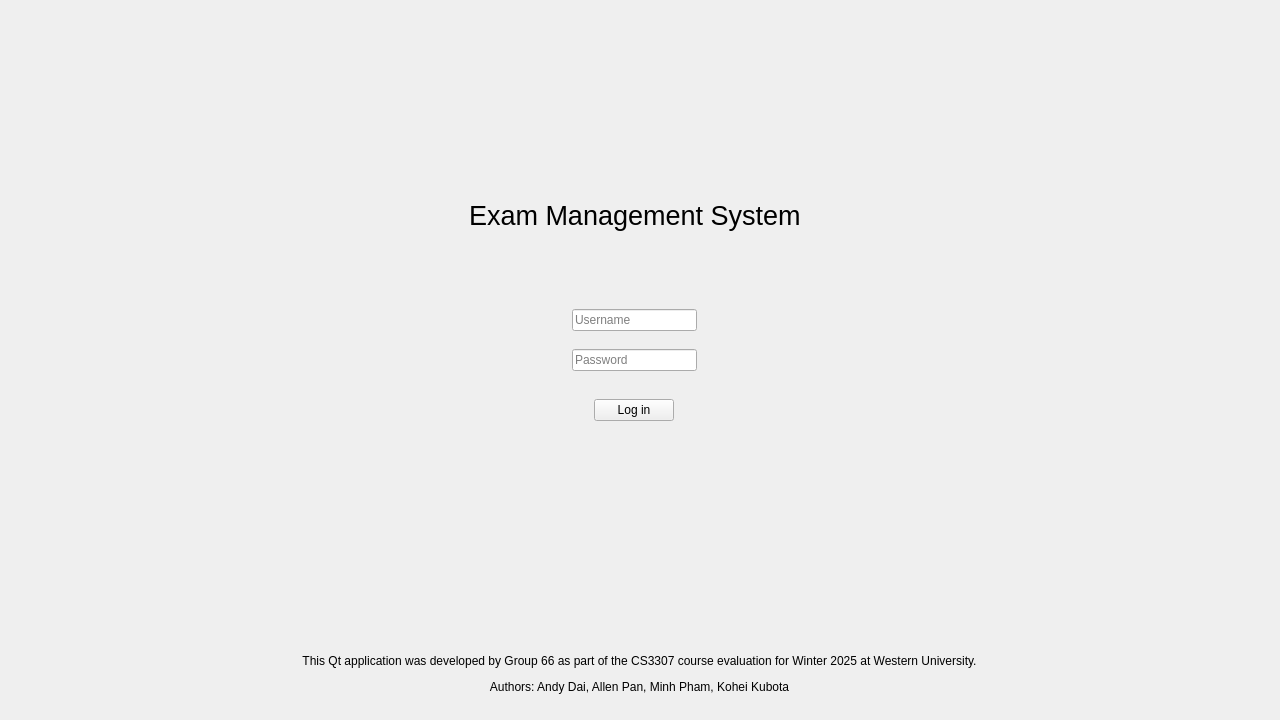
<?xml version="1.0" encoding="UTF-8"?>
<ui version="4.0">
 <class>MainWindow</class>
 <widget class="QMainWindow" name="MainWindow">
  <property name="geometry">
   <rect>
    <x>0</x>
    <y>0</y>
    <width>1280</width>
    <height>720</height>
   </rect>
  </property>
  <property name="windowTitle">
   <string>Login</string>
  </property>
  <widget class="QWidget" name="centralwidget">
   <layout class="QVBoxLayout" name="verticalLayout">
    <item>
     <widget class="QStackedWidget" name="stackedWidget">
      <property name="currentIndex">
       <number>0</number>
      </property>
      <widget class="QWidget" name="page_1">
       <widget class="QLabel" name="logoLabel">
        <property name="geometry">
         <rect>
          <x>380</x>
          <y>40</y>
          <width>485</width>
          <height>116</height>
         </rect>
        </property>
        <property name="sizePolicy">
         <sizepolicy hsizetype="Fixed" vsizetype="Fixed">
          <horstretch>0</horstretch>
          <verstretch>0</verstretch>
         </sizepolicy>
        </property>
        <property name="minimumSize">
         <size>
          <width>485</width>
          <height>0</height>
         </size>
        </property>
        <property name="pixmap">
         <pixmap resource="../resources.qrc">:/media/img/UWO_Horizontal_Full.png</pixmap>
        </property>
       </widget>
       <widget class="QLabel" name="label">
        <property name="geometry">
         <rect>
          <x>460</x>
          <y>190</y>
          <width>390</width>
          <height>32</height>
         </rect>
        </property>
        <property name="sizePolicy">
         <sizepolicy hsizetype="Fixed" vsizetype="Fixed">
          <horstretch>0</horstretch>
          <verstretch>0</verstretch>
         </sizepolicy>
        </property>
        <property name="font">
         <font>
          <pointsize>20</pointsize>
         </font>
        </property>
        <property name="text">
         <string>Exam Management System</string>
        </property>
       </widget>
       <widget class="QLineEdit" name="usernameLineEdit">
        <property name="geometry">
         <rect>
          <x>563</x>
          <y>300</y>
          <width>125</width>
          <height>22</height>
         </rect>
        </property>
        <property name="sizePolicy">
         <sizepolicy hsizetype="Fixed" vsizetype="Fixed">
          <horstretch>0</horstretch>
          <verstretch>0</verstretch>
         </sizepolicy>
        </property>
        <property name="placeholderText">
         <string>Username</string>
        </property>
       </widget>
       <widget class="QLineEdit" name="passwordLineEdit">
        <property name="geometry">
         <rect>
          <x>563</x>
          <y>340</y>
          <width>125</width>
          <height>22</height>
         </rect>
        </property>
        <property name="sizePolicy">
         <sizepolicy hsizetype="Fixed" vsizetype="Fixed">
          <horstretch>0</horstretch>
          <verstretch>0</verstretch>
         </sizepolicy>
        </property>
        <property name="echoMode">
         <enum>QLineEdit::EchoMode::Normal</enum>
        </property>
        <property name="placeholderText">
         <string>Password</string>
        </property>
       </widget>
       <widget class="QPushButton" name="loginButton">
        <property name="enabled">
         <bool>true</bool>
        </property>
        <property name="geometry">
         <rect>
          <x>585</x>
          <y>390</y>
          <width>80</width>
          <height>22</height>
         </rect>
        </property>
        <property name="sizePolicy">
         <sizepolicy hsizetype="Fixed" vsizetype="Fixed">
          <horstretch>0</horstretch>
          <verstretch>0</verstretch>
         </sizepolicy>
        </property>
        <property name="text">
         <string>Log in</string>
        </property>
       </widget>
       <widget class="QLabel" name="label_3">
        <property name="geometry">
         <rect>
          <x>-10</x>
          <y>640</y>
          <width>1281</width>
          <height>51</height>
         </rect>
        </property>
        <property name="sizePolicy">
         <sizepolicy hsizetype="Fixed" vsizetype="Fixed">
          <horstretch>0</horstretch>
          <verstretch>0</verstretch>
         </sizepolicy>
        </property>
        <property name="font">
         <font>
          <pointsize>9</pointsize>
         </font>
        </property>
        <property name="text">
         <string>&lt;html&gt;&lt;head/&gt;&lt;body&gt;&lt;p align=&quot;center&quot;&gt;This Qt application was developed by Group 66 as part of the CS3307 course evaluation for Winter 2025 at Western University.&lt;/p&gt;&lt;p align=&quot;center&quot;&gt;Authors: Andy Dai, Allen Pan, Minh Pham, Kohei Kubota&lt;/p&gt;&lt;/body&gt;&lt;/html&gt;</string>
        </property>
       </widget>
      </widget>
      <widget class="QWidget" name="page_2">
       <widget class="QWidget" name="horizontalLayoutWidget">
        <property name="geometry">
         <rect>
          <x>0</x>
          <y>629</y>
          <width>1261</width>
          <height>71</height>
         </rect>
        </property>
        <layout class="QHBoxLayout" name="horizontalLayout">
         <item>
          <widget class="QPushButton" name="openCheckInDialog">
           <property name="sizePolicy">
            <sizepolicy hsizetype="Minimum" vsizetype="Minimum">
             <horstretch>0</horstretch>
             <verstretch>0</verstretch>
            </sizepolicy>
           </property>
           <property name="text">
            <string>Open Check In</string>
           </property>
          </widget>
         </item>
         <item>
          <spacer name="horizontalSpacer">
           <property name="orientation">
            <enum>Qt::Orientation::Vertical</enum>
           </property>
           <property name="sizeType">
            <enum>QSizePolicy::Policy::Fixed</enum>
           </property>
           <property name="sizeHint" stdset="0">
            <size>
             <width>5</width>
             <height>0</height>
            </size>
           </property>
          </spacer>
         </item>
         <item>
          <widget class="QPushButton" name="openBreakDialog">
           <property name="sizePolicy">
            <sizepolicy hsizetype="Minimum" vsizetype="Minimum">
             <horstretch>0</horstretch>
             <verstretch>0</verstretch>
            </sizepolicy>
           </property>
           <property name="text">
            <string>Take Break</string>
           </property>
          </widget>
         </item>
         <item>
          <spacer name="horizontalSpacer_2">
           <property name="orientation">
            <enum>Qt::Orientation::Vertical</enum>
           </property>
           <property name="sizeType">
            <enum>QSizePolicy::Policy::Fixed</enum>
           </property>
           <property name="sizeHint" stdset="0">
            <size>
             <width>5</width>
             <height>0</height>
            </size>
           </property>
          </spacer>
         </item>
         <item>
          <widget class="QPushButton" name="openMapDialog">
           <property name="sizePolicy">
            <sizepolicy hsizetype="Minimum" vsizetype="Minimum">
             <horstretch>0</horstretch>
             <verstretch>0</verstretch>
            </sizepolicy>
           </property>
           <property name="text">
            <string>Seating Map</string>
           </property>
          </widget>
         </item>
         <item>
          <spacer name="horizontalSpacer_3">
           <property name="orientation">
            <enum>Qt::Orientation::Vertical</enum>
           </property>
           <property name="sizeType">
            <enum>QSizePolicy::Policy::Fixed</enum>
           </property>
           <property name="sizeHint" stdset="0">
            <size>
             <width>5</width>
             <height>0</height>
            </size>
           </property>
          </spacer>
         </item>
         <item>
          <widget class="QPushButton" name="openIncidentDialog">
           <property name="sizePolicy">
            <sizepolicy hsizetype="Minimum" vsizetype="Minimum">
             <horstretch>0</horstretch>
             <verstretch>0</verstretch>
            </sizepolicy>
           </property>
           <property name="text">
            <string>Report Incident</string>
           </property>
          </widget>
         </item>
         <item>
          <spacer name="horizontalSpacer_7">
           <property name="orientation">
            <enum>Qt::Orientation::Vertical</enum>
           </property>
           <property name="sizeType">
            <enum>QSizePolicy::Policy::Fixed</enum>
           </property>
           <property name="sizeHint" stdset="0">
            <size>
             <width>5</width>
             <height>0</height>
            </size>
           </property>
          </spacer>
         </item>
         <item>
          <widget class="QPushButton" name="openSubmissionDialog">
           <property name="sizePolicy">
            <sizepolicy hsizetype="Minimum" vsizetype="Minimum">
             <horstretch>0</horstretch>
             <verstretch>0</verstretch>
            </sizepolicy>
           </property>
           <property name="text">
            <string>Student Submission</string>
           </property>
          </widget>
         </item>
         <item>
          <spacer name="horizontalSpacer_8">
           <property name="orientation">
            <enum>Qt::Orientation::Vertical</enum>
           </property>
           <property name="sizeType">
            <enum>QSizePolicy::Policy::Fixed</enum>
           </property>
           <property name="sizeHint" stdset="0">
            <size>
             <width>5</width>
             <height>0</height>
            </size>
           </property>
          </spacer>
         </item>
         <item>
          <widget class="QPushButton" name="generateReport">
           <property name="sizePolicy">
            <sizepolicy hsizetype="Minimum" vsizetype="Minimum">
             <horstretch>0</horstretch>
             <verstretch>0</verstretch>
            </sizepolicy>
           </property>
           <property name="text">
            <string>Generate Report</string>
           </property>
          </widget>
         </item>
         <item>
          <spacer name="horizontalSpacer_9">
           <property name="orientation">
            <enum>Qt::Orientation::Vertical</enum>
           </property>
           <property name="sizeType">
            <enum>QSizePolicy::Policy::Fixed</enum>
           </property>
           <property name="sizeHint" stdset="0">
            <size>
             <width>5</width>
             <height>0</height>
            </size>
           </property>
          </spacer>
         </item>
        </layout>
       </widget>
       <widget class="QLabel" name="label_2">
        <property name="geometry">
         <rect>
          <x>-10</x>
          <y>70</y>
          <width>1281</width>
          <height>32</height>
         </rect>
        </property>
        <property name="sizePolicy">
         <sizepolicy hsizetype="Fixed" vsizetype="Fixed">
          <horstretch>0</horstretch>
          <verstretch>0</verstretch>
         </sizepolicy>
        </property>
        <property name="font">
         <font>
          <pointsize>20</pointsize>
         </font>
        </property>
        <property name="text">
         <string>&lt;html&gt;&lt;head/&gt;&lt;body&gt;&lt;p align=&quot;center&quot;&gt;Exam Management System (Group 66)&lt;/p&gt;&lt;/body&gt;&lt;/html&gt;</string>
        </property>
       </widget>
       <widget class="QWidget" name="formLayoutWidget">
        <property name="geometry">
         <rect>
          <x>130</x>
          <y>180</y>
          <width>971</width>
          <height>301</height>
         </rect>
        </property>
        <layout class="QFormLayout" name="formLayout">
         <property name="fieldGrowthPolicy">
          <enum>QFormLayout::FieldGrowthPolicy::FieldsStayAtSizeHint</enum>
         </property>
         <property name="labelAlignment">
          <set>Qt::AlignmentFlag::AlignLeading</set>
         </property>
         <property name="formAlignment">
          <set>Qt::AlignmentFlag::AlignLeading|Qt::AlignmentFlag::AlignLeft|Qt::AlignmentFlag::AlignTop</set>
         </property>
         <item row="0" column="0">
          <widget class="QLabel" name="TNum">
           <property name="font">
            <font>
             <pointsize>14</pointsize>
            </font>
           </property>
           <property name="text">
            <string>Term Number:</string>
           </property>
          </widget>
         </item>
         <item row="1" column="0">
          <widget class="QLabel" name="TName">
           <property name="font">
            <font>
             <pointsize>14</pointsize>
            </font>
           </property>
           <property name="text">
            <string>Term Name:</string>
           </property>
          </widget>
         </item>
         <item row="2" column="0">
          <widget class="QLabel" name="CNum">
           <property name="font">
            <font>
             <pointsize>14</pointsize>
            </font>
           </property>
           <property name="text">
            <string>Course Number:</string>
           </property>
          </widget>
         </item>
         <item row="3" column="0">
          <widget class="QLabel" name="ERoom">
           <property name="font">
            <font>
             <pointsize>14</pointsize>
            </font>
           </property>
           <property name="text">
            <string>Exam Room:</string>
           </property>
          </widget>
         </item>
         <item row="4" column="0">
          <widget class="QLabel" name="NumSeats">
           <property name="font">
            <font>
             <pointsize>14</pointsize>
            </font>
           </property>
           <property name="text">
            <string>Number of Seats:</string>
           </property>
          </widget>
         </item>
         <item row="5" column="0">
          <widget class="QLabel" name="NumEVersions">
           <property name="font">
            <font>
             <pointsize>14</pointsize>
            </font>
           </property>
           <property name="text">
            <string>Number of Exam Versions: </string>
           </property>
          </widget>
         </item>
         <item row="6" column="0">
          <widget class="QLabel" name="EVersions">
           <property name="font">
            <font>
             <pointsize>14</pointsize>
            </font>
           </property>
           <property name="text">
            <string>Exam Verions:</string>
           </property>
          </widget>
         </item>
         <item row="7" column="0">
          <widget class="QLabel" name="Stime">
           <property name="font">
            <font>
             <pointsize>14</pointsize>
            </font>
           </property>
           <property name="text">
            <string>Start Time</string>
           </property>
          </widget>
         </item>
         <item row="8" column="0">
          <widget class="QLabel" name="ETime">
           <property name="font">
            <font>
             <pointsize>14</pointsize>
            </font>
           </property>
           <property name="text">
            <string>End Time</string>
           </property>
          </widget>
         </item>
         <item row="1" column="1">
          <widget class="QLabel" name="termNameValueLabel">
           <property name="font">
            <font>
             <pointsize>14</pointsize>
            </font>
           </property>
           <property name="text">
            <string/>
           </property>
          </widget>
         </item>
         <item row="0" column="1">
          <widget class="QLabel" name="termNumberValueLabel">
           <property name="font">
            <font>
             <pointsize>14</pointsize>
            </font>
           </property>
           <property name="text">
            <string/>
           </property>
          </widget>
         </item>
         <item row="2" column="1">
          <widget class="QLabel" name="courseNumberValueLabel">
           <property name="font">
            <font>
             <pointsize>14</pointsize>
            </font>
           </property>
           <property name="text">
            <string/>
           </property>
          </widget>
         </item>
         <item row="3" column="1">
          <widget class="QLabel" name="examRoomValueLabel">
           <property name="font">
            <font>
             <pointsize>14</pointsize>
            </font>
           </property>
           <property name="text">
            <string/>
           </property>
          </widget>
         </item>
         <item row="4" column="1">
          <widget class="QLabel" name="numSeatsValueLabel">
           <property name="font">
            <font>
             <pointsize>14</pointsize>
            </font>
           </property>
           <property name="text">
            <string/>
           </property>
          </widget>
         </item>
         <item row="5" column="1">
          <widget class="QLabel" name="numVersionsValueLabel">
           <property name="font">
            <font>
             <pointsize>14</pointsize>
            </font>
           </property>
           <property name="text">
            <string/>
           </property>
          </widget>
         </item>
         <item row="6" column="1">
          <widget class="QLabel" name="examVersionsValueLabel">
           <property name="font">
            <font>
             <pointsize>14</pointsize>
            </font>
           </property>
           <property name="text">
            <string/>
           </property>
          </widget>
         </item>
         <item row="7" column="1">
          <widget class="QLabel" name="startTimeValueLabel">
           <property name="font">
            <font>
             <pointsize>14</pointsize>
            </font>
           </property>
           <property name="text">
            <string/>
           </property>
          </widget>
         </item>
         <item row="8" column="1">
          <widget class="QLabel" name="endTimeValueLabel">
           <property name="font">
            <font>
             <pointsize>14</pointsize>
            </font>
           </property>
           <property name="text">
            <string/>
           </property>
          </widget>
         </item>
        </layout>
       </widget>
       <widget class="QPushButton" name="logOutButton">
        <property name="geometry">
         <rect>
          <x>1070</x>
          <y>30</y>
          <width>170</width>
          <height>40</height>
         </rect>
        </property>
        <property name="text">
         <string>Log Out</string>
        </property>
       </widget>
      </widget>
     </widget>
    </item>
   </layout>
  </widget>
 </widget>
 <resources>
  <include location="../resources.qrc"/>
 </resources>
 <connections/>
</ui>
